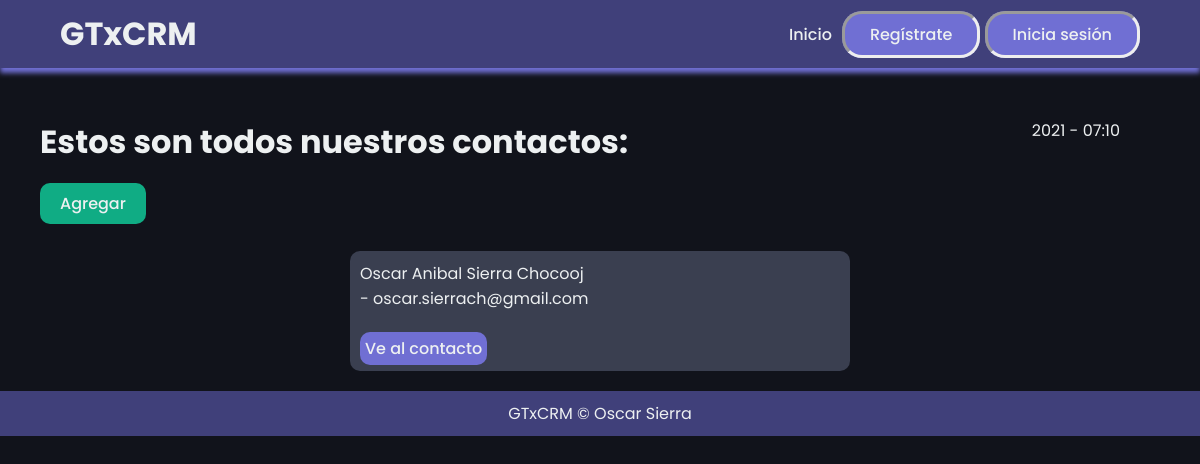
Before: /contactos/ with the older database file.
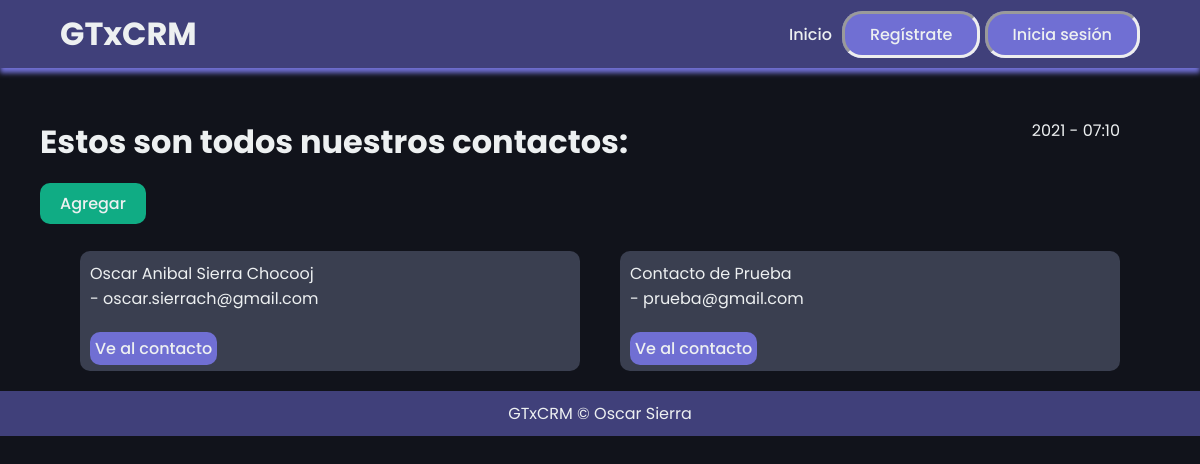
After: the same page with the newer database file.
### mainapp/models.py (models this page shows, shortened)
class Lead(models.Model):
    nombres = models.CharField(max_length=45)
    apellidos = models.CharField(max_length=45)
    titulo = models.CharField(max_length=45)
    email = models.CharField(max_length=45)
    compania = models.CharField(max_length=45)
    movil = models.CharField(max_length=20)
    telefono = models.CharField(max_length=45)
    descripcion = models.CharField(max_length=200)
    agente = models.ForeignKey("Agent", on_delete=models.CASCADE)

### mainapp/views.py (the view)
# urls.py: path('contactos/', leadListView.as_view(), name="lead_list"),
class leadListView(ListView):
    template_name="leads/leads_list.html"
    queryset = Lead.objects.all()
    context_object_name = "contactos"

### mainapp/templates/leads/leads_list.html (shortened to what this page needs)
{% extends 'layouts/layouts.html'%}
{% block content %}
<div class="start">
    <div class="initial">
        <h1>Estos son todos nuestros contactos: </h1>
            <div id="time">
                {% now "Y - h:m"%}
            </div>
        </div>
    </div>
<br/>
<div class="divbtn" style="margin-left: 40px;">
    <a class="submitbtn" href="{% url 'lead_create' %}"><button>Agregar</button></a>
</div>
<br/>
<div class="list_container">
    {% for contacto in contactos %}
        <div class="list_content">
            <p>{{ contacto.nombres }} {{ contacto.apellidos }}<br/>
            - {{ contacto.email }}</p><br/>
            <a class="detail_href" href="{% url 'lead_detail' contacto.pk %}">Ve al contacto</a>
        </div>
    {% endfor %}
</div>
{% endblock %}

Changed rows visible on the page:
added Lead: nombres "Contacto", apellidos "de Prueba", email "prueba@gmail.com"
